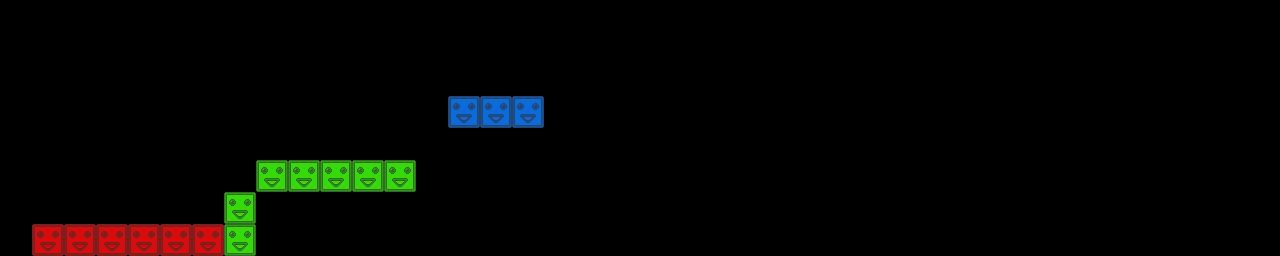

Tiled map render using the project's own tile images. Description and the map definition, with tile-layer contents summarised, below:
An orthogonal 40x8 tile map with 32x32 px tiles, 3 tile layers (red, green, blue) and 41 objects.

<map version="1.0" orientation="orthogonal" renderorder="right-down" width="40" height="8" tilewidth="32" tileheight="32" nextobjectid="42">
 <tileset firstgid="1" name="blocks" tilewidth="32" tileheight="32" tilecount="3">
  <image source="blocks.png" width="96" height="32" />
 </tileset>
 <layer name="red" width="40" height="8">
  <data>[320 cells, 8 non-empty, 2 distinct tile ids]</data>
 </layer>
 <layer name="green" width="40" height="8">
  <data>[320 cells, 5 non-empty, 1 distinct tile ids]</data>
 </layer>
 <layer name="blue" width="40" height="8">
  <data>[320 cells, 3 non-empty, 1 distinct tile ids]</data>
 </layer>
 <objectgroup name="crystals">
  <object id="1" x="150" y="109">
   <ellipse />
  </object>
  <object id="2" x="115" y="196">
   <ellipse />
  </object>
  <object id="3" x="103" y="165">
   <ellipse />
  </object>
  <object id="4" x="104" y="67">
   <ellipse />
  </object>
  <object id="5" x="198" y="156">
   <ellipse />
  </object>
  <object id="6" x="27" y="116">
   <ellipse />
  </object>
  <object id="7" x="217" y="42">
   <ellipse />
  </object>
  <object id="8" x="254" y="116">
   <ellipse />
  </object>
  <object id="9" x="55" y="183">
   <ellipse />
  </object>
  <object id="10" x="158" y="45">
   <ellipse />
  </object>
  <object id="11" x="58" y="123">
   <ellipse />
  </object>
  <object id="12" x="152" y="193">
   <ellipse />
  </object>
  <object id="13" x="71" y="49">
   <ellipse />
  </object>
  <object id="14" x="85" y="110">
   <ellipse />
  </object>
  <object id="15" x="197" y="87">
   <ellipse />
  </object>
  <object id="16" x="131" y="142">
   <ellipse />
  </object>
  <object id="17" x="47" y="205">
   <ellipse />
  </object>
  <object id="18" x="195" y="247">
   <ellipse />
  </object>
  <object id="19" x="165" y="142">
   <ellipse />
  </object>
  <object id="20" x="202" y="114">
   <ellipse />
  </object>
  <object id="21" x="101" y="104">
   <ellipse />
  </object>
  <object id="22" x="147" y="71">
   <ellipse />
  </object>
  <object id="23" x="114" y="16">
   <ellipse />
  </object>
  <object id="24" x="32" y="93" width="1">
   <ellipse />
  </object>
  <object id="25" x="307" y="83">
   <ellipse />
  </object>
  <object id="26" x="221" y="150">
   <ellipse />
  </object>
  <object id="27" x="231" y="54">
   <ellipse />
  </object>
  <object id="28" x="175" y="0">
   <ellipse />
  </object>
  <object id="29" x="255" y="179">
   <ellipse />
  </object>
  <object id="30" x="134" y="93">
   <ellipse />
  </object>
  <object id="31" x="283" y="59">
   <ellipse />
  </object>
  <object id="32" x="228" y="99">
   <ellipse />
  </object>
  <object id="33" x="181" y="44">
   <ellipse />
  </object>
  <object id="34" x="266" y="187">
   <ellipse />
  </object>
  <object id="35" x="182" y="199">
   <ellipse />
  </object>
  <object id="36" x="184" y="97">
   <ellipse />
  </object>
  <object id="37" x="94" y="137">
   <ellipse />
  </object>
  <object id="38" x="170" y="178">
   <ellipse />
  </object>
  <object id="39" x="63" y="89">
   <ellipse />
  </object>
  <object id="40" x="131" y="28">
   <ellipse />
  </object>
  <object id="41" x="57" y="170">
   <ellipse />
  </object>
 </objectgroup>
</map>
